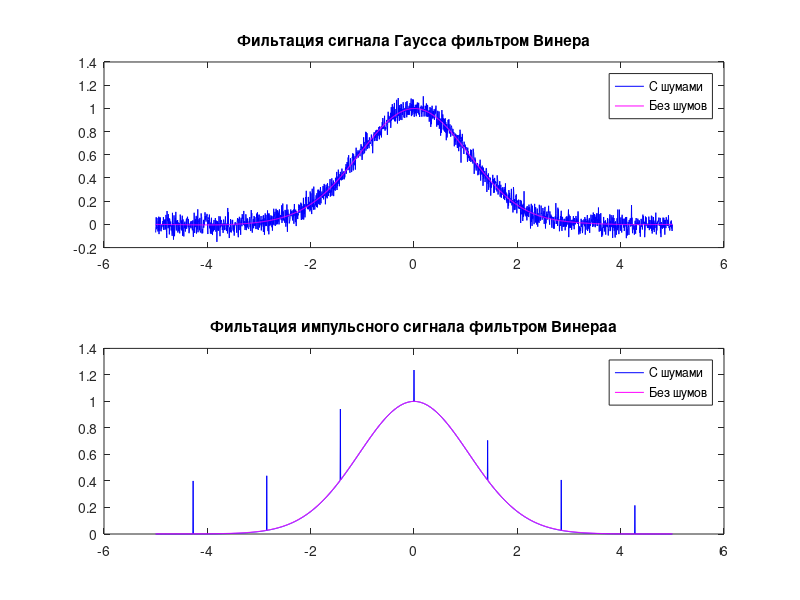

The MATLAB source for this figure:
function lab6()
A = 1.0;
sigma = 1.5;
mult = 5;
step = 0.005;
NA = 0;
NB = 0.05;
count = 7;
M = 0.4;
t = -mult:step:mult;

% Гаусс
x0 = A * exp(-(t/sigma).^2);

% Генерация помех
% Вектор случайных чисел размером 1 на length(x0), числа от 0 до 0.05
n1 = normrnd(NA,NB,[1 length(x0)]);
x1 = x0+n1;

% Импульсивная генерация шума
n2 = impnoise(length(x0),count,M);
x2 = x0+n2;
y1 = wiener(fft(x1),fft(n1));
y2 = wiener(fft(x2),fft(n2));

figure(1)
subplot(2,1,1)
plot(t,x1,'b',t,ifft(fft(x1).*y1),'m');
title('Фильтация сигнала Гаусса фильтром Винера');
legend('С шумами','Без шумов');
subplot(2,1,2)
plot(t,x2,'b',t,ifft(fft(x2).*y2),'m');
title('Фильтация импульсного сигнала фильтром Винераа');
legend('С шумами','Без шумов');
end

% Импульсивная генерация шума
function y = impnoise(size,N,mult)
    step = floor(size/N);
    y = zeros(1,size);
    for i = 0:floor(N/2)
        y(round(size/2)+i*step) = mult*(0.5+rand);
        y(round(size/2)-i*step) = mult*(0.5+rand);
    end
end

% фильтр Винера
function y = wiener(x,n)
    y = 1 - (n./x).^2;
end